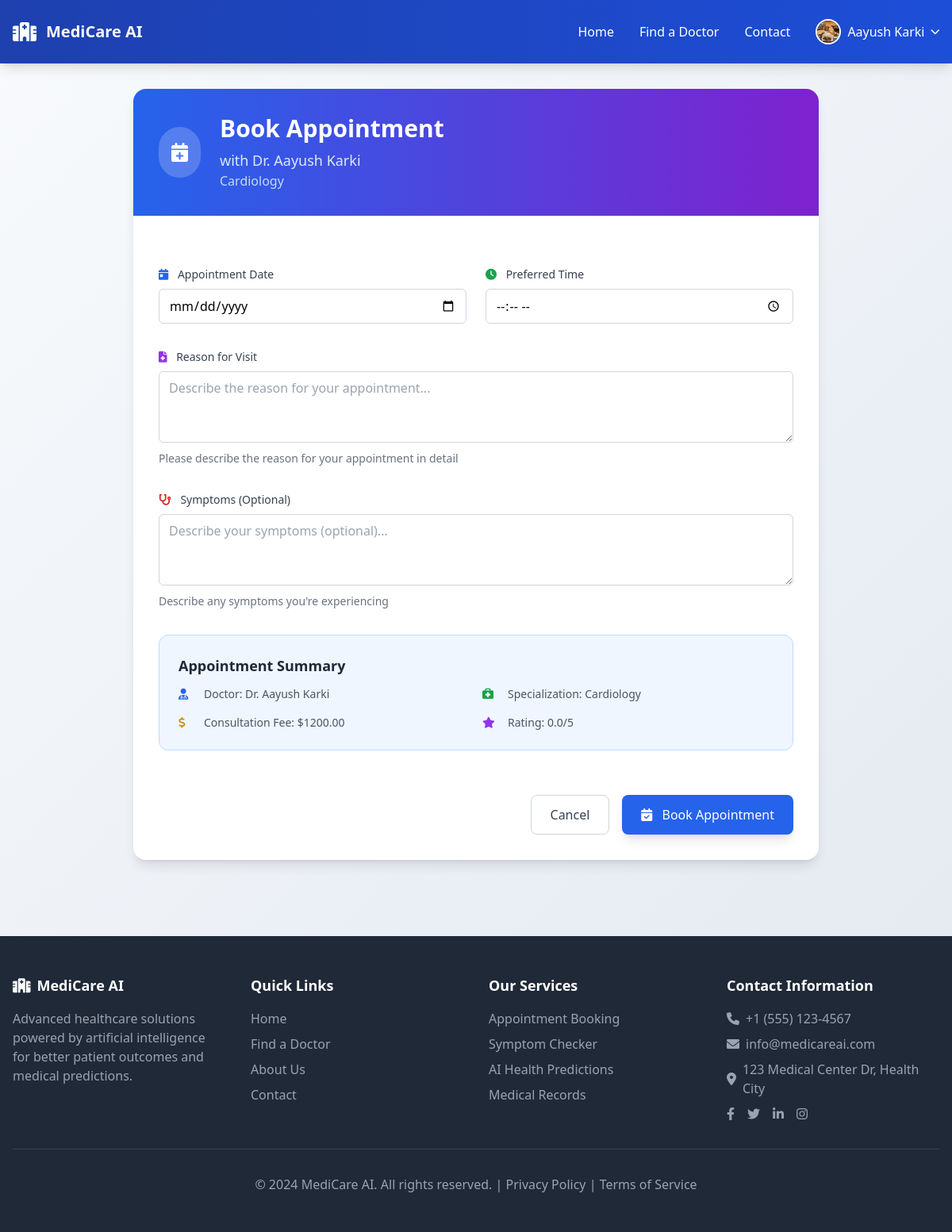
Page /appointments/book/1/ (signed in) on the committed database.
### users/models.py (models this page shows, shortened)
class Profile(models.Model):
    ROLE_CHOICES = [
        ('patient', 'Patient'),
        ('doctor', 'Doctor'),
        ('admin', 'Admin'),
    ]
    user = models.OneToOneField(User, on_delete=models.CASCADE)
    role = models.CharField(max_length=10, choices=ROLE_CHOICES, default='patient')
    phone = models.CharField(max_length=20, blank=True, null=True)
    date_of_birth = models.DateField(null=True, blank=True)
    address = models.TextField(blank=True, null=True)
    profile_picture = models.ImageField(
        upload_to='profiles/',
        default='profiles/default.png',
        blank=True,
        null=True
    )
    created_at = models.DateTimeField(auto_now_add=True)
    updated_at = models.DateTimeField(auto_now=True)

### doctors/models.py (models this page shows, shortened)
class Doctor(models.Model):
    SPECIALIZATION_CHOICES = [
        ('cardiology', 'Cardiology'),
        ('neurology', 'Neurology'),
        ('pediatrics', 'Pediatrics'),
        ('orthopedics', 'Orthopedics'),
        ('dermatology', 'Dermatology'),
        ('psychiatry', 'Psychiatry'),
        ('general', 'General Medicine'),
        ('dentistry', 'Dentistry'),
        ('ophthalmology', 'Ophthalmology'),
        ('surgery', 'Surgery'),
    ]
    user = models.OneToOneField(User, on_delete=models.CASCADE)
    specialization = models.CharField(max_length=50, choices=SPECIALIZATION_CHOICES)
    experience = models.IntegerField(default=0)
    about = models.TextField(blank=True)
    consultation_fee = models.DecimalField(max_digits=10, decimal_places=2, default=0)
    license_number = models.CharField(max_length=50, blank=True)
    is_available = models.BooleanField(default=True)
    created_at = models.DateTimeField(auto_now_add=True)
    updated_at = models.DateTimeField(auto_now=True)
    def get_rating(self):
        from reviews.models import Review
        from django.db.models import Avg
        reviews = Review.objects.filter(appointment__doctor=self.user)
        if reviews.exists():
            return reviews.aggregate(Avg('rating'))['rating__avg']
        return 0

### appointments/views.py (the view)
# urls.py: path('book/<int:doctor_id>/', views.book_appointment, name='book_appointment'),
@login_required
def book_appointment(request, doctor_id):
    from django.contrib.auth.models import User
    doctor_user = get_object_or_404(User, doctor__id=doctor_id, doctor__is_available=True)
    doctor = doctor_user.doctor
    if request.method == 'POST':
        form = AppointmentForm(request.POST)
        if form.is_valid():
            appointment = form.save(commit=False)
            appointment.patient = request.user
            appointment.doctor = doctor_user
            existing_appointment = Appointment.objects.filter(
                doctor=doctor_user,
                date=appointment.date,
                time=appointment.time,
                status__in=['pending', 'confirmed']
            ).exists()
            if existing_appointment:
                messages.error(request, 'This time slot is already booked. Please choose another time.')
            else:
                appointment.save()
                features = {
                    'age': request.user.profile.get_age() or 40,
                    'gender': 'Male' if request.user.first_name else 'Female',
                    'day_of_week': appointment.date.strftime('%A'),
                    'lead_time': (appointment.date - timezone.now().date()).days,
                    'previous_no_shows': Appointment.objects.filter(patient=request.user, no_show=True).count(),
                    'sms_sent': 1,
                    'medical_specialty': doctor.specialization
                }
                appointment.prediction_score = no_show_predictor.predict(features)
                appointment.save()
                messages.success(request, 'Appointment booked successfully!')
                return redirect('appointments:appointments_list')
    else:
        form = AppointmentForm()
    context = {
        'form': form,
        'doctor': doctor,
    }
    return render(request, 'appointments/book_appointment.html', context)

### appointments/forms.py
class AppointmentForm(forms.ModelForm):
    class Meta:
        model = Appointment
        fields = ['date', 'time', 'reason', 'symptoms']
        widgets = {
            'date': forms.DateInput(attrs={
                'type': 'date',
                'class': 'w-full px-3 py-2 border border-gray-300 rounded-md focus:outline-none focus:ring-2 focus:ring-blue-500'
            }),
            'time': forms.TimeInput(attrs={
                'type': 'time',
                'class': 'w-full px-3 py-2 border border-gray-300 rounded-md focus:outline-none focus:ring-2 focus:ring-blue-500'
            }),
            'reason': forms.Textarea(attrs={
                'rows': 3,
                'class': 'w-full px-3 py-2 border border-gray-300 rounded-md focus:outline-none focus:ring-2 focus:ring-blue-500',
                'placeholder': 'Describe the reason for your appointment...'
            }),
            'symptoms': forms.Textarea(attrs={
                'rows': 3,
                'class': 'w-full px-3 py-2 border border-gray-300 rounded-md focus:outline-none focus:ring-2 focus:ring-blue-500',
                'placeholder': 'Describe your symptoms (optional)...'
            }),
        }

### templates/appointments/book_appointment.html (shortened to what this page needs)
{% extends 'base.html' %}
{% block content %}
<div class="max-w-4xl mx-auto px-4 py-8">
    <div class="bg-white rounded-2xl shadow-lg overflow-hidden fade-in">
        <div class="bg-gradient-to-r from-blue-600 to-purple-700 p-8 text-white">
            <div class="flex items-center space-x-6">
                <div class="bg-white bg-opacity-20 rounded-full p-4">
                    <i class="fas fa-calendar-plus text-2xl"></i>
                </div>
                <div>
                    <h1 class="text-3xl font-bold mb-2">Book Appointment</h1>
                    <p class="text-blue-100 text-lg">with Dr. {{ doctor.user.get_full_name }}</p>
                    <p class="text-blue-200">{{ doctor.get_specialization_display }}</p>
                </div>
            </div>
        </div>
        <div class="p-8">
            <form method="POST" class="space-y-8">
                <div class="grid grid-cols-1 md:grid-cols-2 gap-6">
                    <div>
                        <label class="block text-sm font-medium text-gray-700 mb-2">
                            <i class="fas fa-calendar-day mr-2 text-blue-600"></i>
                            Appointment Date
                        </label>
                        {{ form.date }}
                    </div>
                    <div>
                        <label class="block text-sm font-medium text-gray-700 mb-2">
                            <i class="fas fa-clock mr-2 text-green-600"></i>
                            Preferred Time
                        </label>
                        {{ form.time }}
                    </div>
                </div>
                <div>
                    <label class="block text-sm font-medium text-gray-700 mb-2">
                        <i class="fas fa-file-medical mr-2 text-purple-600"></i>
                        Reason for Visit
                    </label>
                    {{ form.reason }}
                    <p class="text-sm text-gray-500 mt-1">Please describe the reason for your appointment in detail</p>
                </div>
                <div>
                    <label class="block text-sm font-medium text-gray-700 mb-2">
                        <i class="fas fa-stethoscope mr-2 text-red-600"></i>
                        Symptoms (Optional)
                    </label>
                    {{ form.symptoms }}
                    <p class="text-sm text-gray-500 mt-1">Describe any symptoms you're experiencing</p>
                </div>
                <div class="bg-blue-50 rounded-xl p-6 border border-blue-200">
                    <h3 class="text-lg font-semibold text-gray-800 mb-3">Appointment Summary</h3>
                    <div class="grid grid-cols-1 md:grid-cols-2 gap-4 text-sm">
                        <div class="flex items-center text-gray-600">
                            <i class="fas fa-user-md w-6 text-blue-600"></i>
                            <span class="ml-2">Doctor: Dr. {{ doctor.user.get_full_name }}</span>
                        </div>
                        <div class="flex items-center text-gray-600">
                            <i class="fas fa-briefcase-medical w-6 text-green-600"></i>
                            <span class="ml-2">Specialization: {{ doctor.get_specialization_display }}</span>
                        </div>
                        <div class="flex items-center text-gray-600">
                            <i class="fas fa-dollar-sign w-6 text-yellow-600"></i>
                            <span class="ml-2">Consultation Fee: ${{ doctor.consultation_fee }}</span>
                        </div>
                        <div class="flex items-center text-gray-600">
                            <i class="fas fa-star w-6 text-purple-600"></i>
                            <span class="ml-2">Rating: {{ doctor.get_rating|default:"0.0" }}/5</span>
                        </div>
                    </div>
                </div>
                <div class="flex justify-end space-x-4 pt-6">
                    <a href="{% url 'doctors:doctor_detail' doctor.id %}"
                       class="px-6 py-3 border border-gray-300 text-gray-700 rounded-lg hover:bg-gray-50 transition duration-300 font-medium">
                        Cancel
                    </a>
                    <button type="submit"
                            class="px-6 py-3 bg-blue-600 text-white rounded-lg hover:bg-blue-700 transition duration-300 font-medium shadow-lg hover:shadow-xl transform hover:-translate-y-0.5">
                        <i class="fas fa-calendar-check mr-2"></i>
                        Book Appointment
                    </button>
                </div>
            </form>
        </div>
    </div>
</div>
{% endblock %}

### templates/base.html (shortened to what this page needs)
<!DOCTYPE html>
<html lang="en">
<head>
    <script src="https://cdn.tailwindcss.com"></script>
    <link href="https://cdnjs.cloudflare.com/ajax/libs/font-awesome/6.0.0/css/all.min.css" rel="stylesheet">
</head>
<body class="healthcare-bg">
    <nav class="nav-gradient text-white shadow-lg sticky top-0 z-50">
        <div class="max-w-7xl mx-auto px-4">
            <div class="flex justify-between items-center h-20">
                <div class="flex items-center">
                    <i class="fas fa-hospital-alt text-white text-2xl mr-3"></i>
                    <span class="text-xl font-bold text-white">MediCare AI</span>
                </div>
                <div class="hidden md:flex items-center space-x-8">
                    <a href="{% url 'home' %}" class="text-white hover:text-blue-200 transition duration-300 font-medium">Home</a>
                    <a href="{% url 'doctors:doctors_list' %}" class="text-white hover:text-blue-200 transition duration-300 font-medium">Find a Doctor</a>
<a href="{% url 'contact:contact_page' %}" class="text-white hover:text-blue-600 transition duration-300 font-medium">Contact</a>
                    {% if user.is_authenticated %}
                        <div class="relative group">
                            <button class="flex items-center space-x-2 text-white hover:text-blue-200 transition duration-300 font-medium">
    <img class="w-8 h-8 rounded-full object-cover border-2 border-white"
         src="{% if user.profile.profile_picture %}{{ user.profile.profile_picture.url }}{% else %}https://www.shutterstock.com/image-vector/vector-flat-illustration-grayscale-avatar-600nw-2264922221.jpg{% endif %}"
         alt="Profile">
    <span>{{ user.get_full_name|default:user.username }}</span>
    <i class="fas fa-chevron-down text-xs"></i>
</button>
                        </div>
                    {% else %}
                        <a href="{% url 'login' %}" class="bg-white text-blue-700 px-6 py-2 rounded-lg hover:bg-blue-50 transition duration-300 font-medium">Login</a>
                        <a href="{% url 'register' %}" class="bg-green-600 text-white px-6 py-2 rounded-lg hover:bg-green-700 transition duration-300 font-medium">Register</a>
                    {% endif %}
                </div>
            </div>
        </div>
    </nav>
    <main>
        {% block content %}
        {% endblock %}
    </main>
    <footer class="bg-gray-800 text-white mt-16">
        <div class="max-w-7xl mx-auto px-4 py-12">
            <div class="grid grid-cols-1 md:grid-cols-4 gap-8">
                <div>
                    <h3 class="text-lg font-semibold mb-4 flex items-center">
                        <i class="fas fa-hospital-alt mr-2"></i> MediCare AI
                    </h3>
                    <p class="text-gray-400">Advanced healthcare solutions powered by artificial intelligence for better patient outcomes and medical predictions.</p>
                </div>
                <div>
                    <h4 class="text-lg font-semibold mb-4">Quick Links</h4>
                    <ul class="space-y-2 text-gray-400">
                        <li><a href="{% url 'home' %}" class="hover:text-white transition">Home</a></li>
                        <li><a href="{% url 'doctors:doctors_list' %}" class="hover:text-white transition">Find a Doctor</a></li>
                        <li><a href="#" class="hover:text-white transition">About Us</a></li>
                        <li><a href="#" class="hover:text-white transition">Contact</a></li>
                    </ul>
                </div>
                <div>
                    <h4 class="text-lg font-semibold mb-4">Our Services</h4>
                    <ul class="space-y-2 text-gray-400">
                        <li><a href="#" class="hover:text-white transition">Appointment Booking</a></li>
                        <li><a href="{% url 'ai_predictions:symptom_checker' %}" class="hover:text-white transition">Symptom Checker</a></li>
                        <li><a href="#" class="hover:text-white transition">AI Health Predictions</a></li>
                        <li><a href="#" class="hover:text-white transition">Medical Records</a></li>
                    </ul>
                </div>
                <div>
                    <h4 class="text-lg font-semibold mb-4">Contact Information</h4>
                    <div class="space-y-2 text-gray-400">
                        <p class="flex items-center">
                            <i class="fas fa-phone mr-2"></i> +1 (555) 123-4567
                        </p>
                        <p class="flex items-center">
                            <i class="fas fa-envelope mr-2"></i> info@medicareai.com
                        </p>
                        <p class="flex items-center">
                            <i class="fas fa-map-marker-alt mr-2"></i> 123 Medical Center Dr, Health City
                        </p>
                        <div class="flex space-x-4 mt-4">
                            <a href="#" class="text-gray-400 hover:text-white transition">
                                <i class="fab fa-facebook-f"></i>
                            </a>
                            <a href="#" class="text-gray-400 hover:text-white transition">
                                <i class="fab fa-twitter"></i>
                            </a>
                            <a href="#" class="text-gray-400 hover:text-white transition">
                                <i class="fab fa-linkedin-in"></i>
                            </a>
                            <a href="#" class="text-gray-400 hover:text-white transition">
                                <i class="fab fa-instagram"></i>
                            </a>
                        </div>
                    </div>
                </div>
            </div>
            <div class="border-t border-gray-700 mt-8 pt-8 text-center text-gray-400">
                <p>&copy; 2024 MediCare AI. All rights reserved. | <a href="#" class="hover:text-white transition">Privacy Policy</a> | <a href="#" class="hover:text-white transition">Terms of Service</a></p>
            </div>
        </div>
    </footer>
</body>
</html>

### templates/base.html (style rules this page uses)
.healthcare-bg { background: linear-gradient(135deg, #f8fafc 0%, #e2e8f0 100%); }
.fade-in { animation: fadeIn 0.5s ease-in-out; }
.nav-gradient { background: linear-gradient(90deg, #1e40af 0%, #1d4ed8 100%); }

### rows in the picture
Doctor: user.get_full_name "Aayush Karki", specialization "Cardiology", consultation_fee "1200.00", get_rating "0.0"

### other values in the picture
{{ user.get_full_name|default:user.username }} "Aayush Karki"
